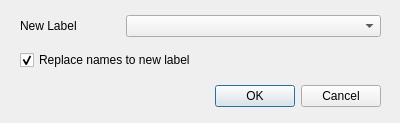
<?xml version="1.0" encoding="UTF-8"?>
<ui version="4.0">
 <class>Dialog</class>
 <widget class="QDialog" name="Dialog">
  <property name="geometry">
   <rect>
    <x>0</x>
    <y>0</y>
    <width>400</width>
    <height>123</height>
   </rect>
  </property>
  <property name="windowTitle">
   <string>Dialog</string>
  </property>
  <widget class="QDialogButtonBox" name="buttonBox">
   <property name="geometry">
    <rect>
     <x>20</x>
     <y>80</y>
     <width>361</width>
     <height>32</height>
    </rect>
   </property>
   <property name="orientation">
    <enum>Qt::Horizontal</enum>
   </property>
   <property name="standardButtons">
    <set>QDialogButtonBox::Cancel|QDialogButtonBox::Ok</set>
   </property>
  </widget>
  <widget class="QWidget" name="">
   <property name="geometry">
    <rect>
     <x>20</x>
     <y>10</y>
     <width>361</width>
     <height>32</height>
    </rect>
   </property>
   <layout class="QHBoxLayout" name="horizontalLayout">
    <item>
     <widget class="QLabel" name="label">
      <property name="maximumSize">
       <size>
        <width>100</width>
        <height>16777215</height>
       </size>
      </property>
      <property name="text">
       <string>New Label</string>
      </property>
     </widget>
    </item>
    <item>
     <widget class="QComboBox" name="newLbl"/>
    </item>
   </layout>
  </widget>
  <widget class="QCheckBox" name="replaceName">
   <property name="geometry">
    <rect>
     <x>20</x>
     <y>50</y>
     <width>191</width>
     <height>20</height>
    </rect>
   </property>
   <property name="text">
    <string>Replace names to new label</string>
   </property>
   <property name="checked">
    <bool>true</bool>
   </property>
  </widget>
 </widget>
 <resources/>
 <connections>
  <connection>
   <sender>buttonBox</sender>
   <signal>accepted()</signal>
   <receiver>Dialog</receiver>
   <slot>accept()</slot>
   <hints>
    <hint type="sourcelabel">
     <x>248</x>
     <y>254</y>
    </hint>
    <hint type="destinationlabel">
     <x>157</x>
     <y>274</y>
    </hint>
   </hints>
  </connection>
  <connection>
   <sender>buttonBox</sender>
   <signal>rejected()</signal>
   <receiver>Dialog</receiver>
   <slot>reject()</slot>
   <hints>
    <hint type="sourcelabel">
     <x>316</x>
     <y>260</y>
    </hint>
    <hint type="destinationlabel">
     <x>286</x>
     <y>274</y>
    </hint>
   </hints>
  </connection>
 </connections>
</ui>
